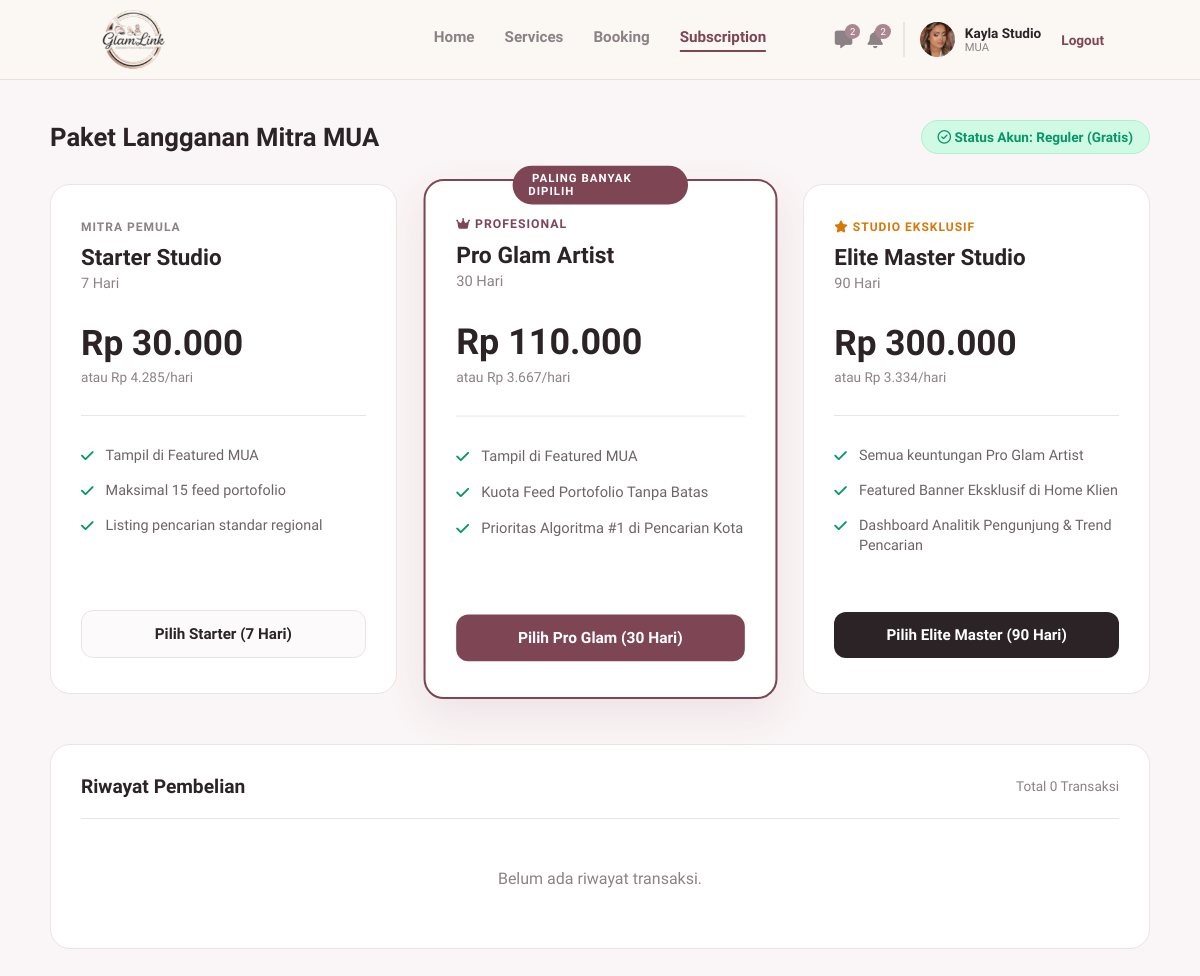
/mua/subscription.php (signed in), run on an earlier commit of the app's database.
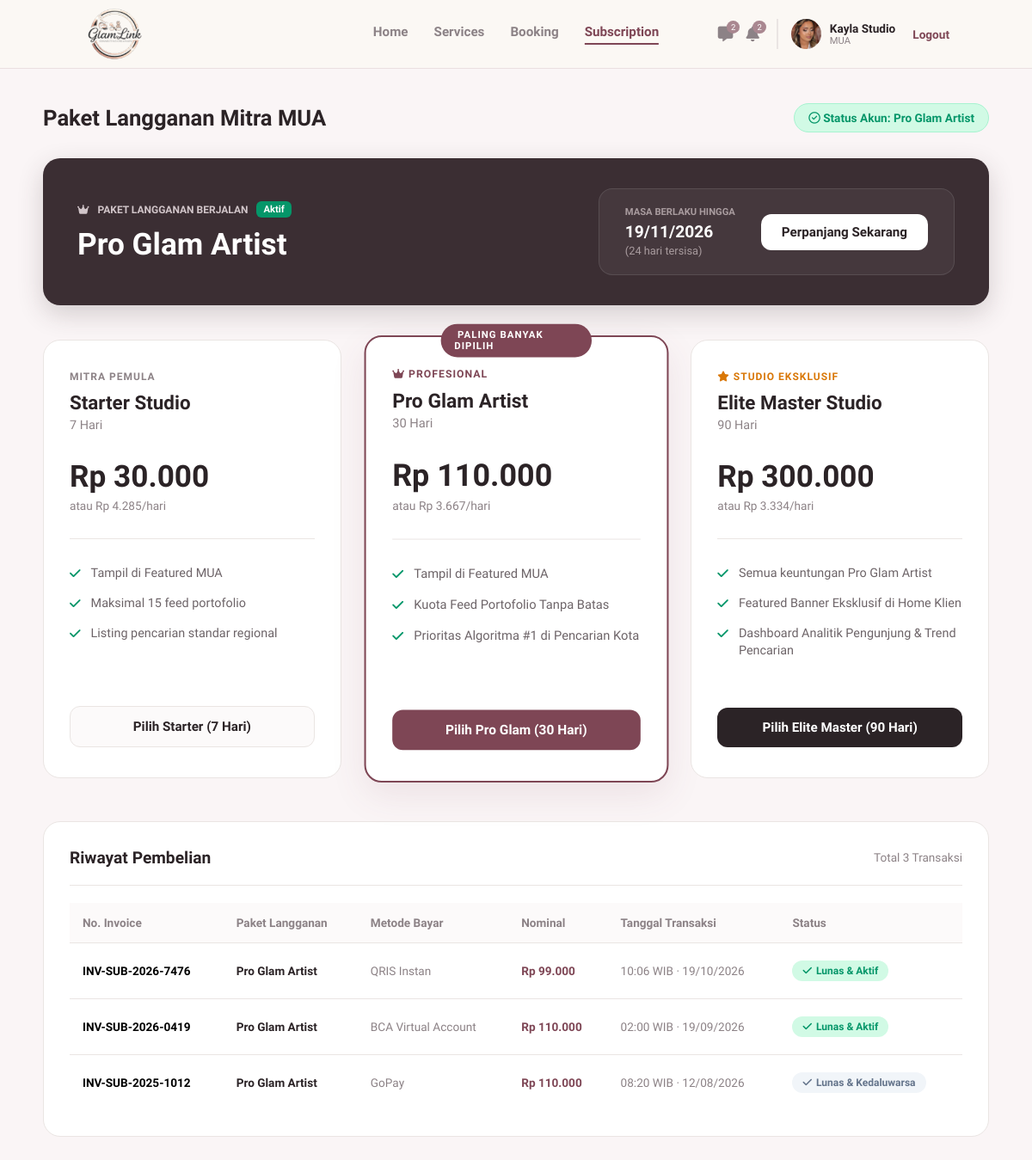
And on a later commit of the database.
### tables this page shows
CREATE TABLE `mua_subscriptions` (
  `id_transaksi` int(11) NOT NULL,
  `no_invoice` varchar(50) NOT NULL,
  `id_mua` int(11) NOT NULL,
  `id_paket` int(11) NOT NULL,
  `metode_bayar` varchar(50) NOT NULL,
  `nominal_bayar` int(11) NOT NULL,
  `tanggal_transaksi` timestamp NOT NULL DEFAULT current_timestamp(),
  `tanggal_berakhir` date NOT NULL,
  `status` enum('aktif','kedaluwarsa','menunggu') NOT NULL DEFAULT 'aktif'
);

CREATE TABLE `subscription_packages` (
  `id_paket` int(11) NOT NULL,
  `nama_paket` varchar(100) NOT NULL,
  `durasi_hari` int(11) NOT NULL,
  `harga` int(11) NOT NULL
);

### mua/subscription.php (the view, shortened to what the changed rows need)
<?php
require '../koneksi.php';
$id_mua = $_SESSION['id_user'];
$q_aktif = mysqli_query($koneksi, "
    SELECT ms.*, sp.nama_paket
    FROM mua_subscriptions ms
    JOIN subscription_packages sp ON ms.id_paket = sp.id_paket
    WHERE ms.id_mua = '$id_mua' AND ms.status = 'aktif' AND ms.tanggal_berakhir >= CURDATE()
    ORDER BY ms.tanggal_berakhir DESC LIMIT 1
");
$sub_aktif = mysqli_fetch_assoc($q_aktif);
$status_akun = "Reguler (Gratis)";
$paket_berjalan = null;
$sisa_hari = 0;
$tgl_berakhir = "-";
if ($sub_aktif) {
    $status_akun = $sub_aktif['nama_paket'];
    $paket_berjalan = $sub_aktif['nama_paket'];
    $tgl_berakhir = date('d/m/Y', strtotime($sub_aktif['tanggal_berakhir']));
    $date1 = new DateTime(date('Y-m-d'));
    $date2 = new DateTime($sub_aktif['tanggal_berakhir']);
    $sisa_hari = $date1->diff($date2)->days;
}
$q_riwayat = mysqli_query($koneksi, "
    SELECT ms.*, sp.nama_paket
    FROM mua_subscriptions ms
    JOIN subscription_packages sp ON ms.id_paket = sp.id_paket
    WHERE ms.id_mua = '$id_mua'
    ORDER BY ms.tanggal_transaksi DESC
");
$riwayat = [];
if($q_riwayat) {
    while ($row = mysqli_fetch_assoc($q_riwayat)) {
        $riwayat[] = $row;
    }
}
?>
<!DOCTYPE html>
<html lang="id">
<head>
    <link rel="stylesheet" href="https://cdnjs.cloudflare.com/ajax/libs/font-awesome/6.4.0/css/all.min.css">
    <link rel="stylesheet" href="../assets/css/navbar.css">
    <link rel="stylesheet" href="../assets/css/mua_subscription.css">
</head>
<body>
    <main class="sub-main">
        <div class="page-header">
            <h2>Paket Langganan Mitra MUA</h2>
            <div class="status-badge-top"><i class="fa-regular fa-circle-check"></i> Status Akun: <?php echo $status_akun; ?></div>
        </div>
        <?php if ($paket_berjalan): ?>
        <div class="active-sub-banner">
            <div class="asb-left">
                <div class="asb-label"><i class="fa-solid fa-crown"></i> PAKET LANGGANAN BERJALAN <span class="badge-aktif">Aktif</span></div>
                <h3><?php echo $paket_berjalan; ?></h3>
            </div>
            <div class="asb-right">
                <div class="asb-expiry">
                    <span class="exp-label">MASA BERLAKU HINGGA</span>
                    <span class="exp-date"><?php echo $tgl_berakhir; ?></span>
                    <span class="exp-days">(<?php echo $sisa_hari; ?> hari tersisa)</span>
                </div>
                <a href="subscription_pay.php" class="btn-perpanjang">Perpanjang Sekarang</a>
            </div>
        </div>
        <?php endif; ?>
        <div class="pricing-grid">
            <div class="pricing-card">
                <div class="pc-price">
                    <h2>Rp 30.000</h2>
                </div>
            </div>
            <div class="pricing-card popular">
                <div class="pc-price text-maroon">
                    <h2>Rp 110.000</h2>
                </div>
            </div>
            <div class="pricing-card">
                <div class="pc-price">
                    <h2>Rp 300.000</h2>
                </div>
            </div>
        </div>
        <div class="history-section">
            <div class="hs-header">
                <h3>Riwayat Pembelian</h3>
                <span>Total <?php echo count($riwayat); ?> Transaksi</span>
            </div>
            <?php if(count($riwayat) > 0): ?>
            <div class="table-responsive">
                <table class="history-table">
                    <thead>
                        <tr>
                            <th>No. Invoice</th>
                            <th>Paket Langganan</th>
                            <th>Metode Bayar</th>
                            <th>Nominal</th>
                            <th>Tanggal Transaksi</th>
                            <th>Status</th>
                        </tr>
                    </thead>
                    <tbody>
                        <?php foreach($riwayat as $r): ?>
                        <tr>
                            <td style="font-weight:600; font-size:0.85rem;"><?php echo htmlspecialchars($r['no_invoice']); ?></td>
                            <td style="font-weight:600; color:#2b2326; font-size:0.85rem;"><?php echo htmlspecialchars($r['nama_paket']); ?></td>
                            <td style="color:#8c8286; font-size:0.85rem;"><?php echo htmlspecialchars($r['metode_bayar']); ?></td>
                            <td style="color:#7E4655; font-weight:600; font-size:0.85rem;">Rp <?php echo number_format($r['nominal_bayar'], 0, ',', '.'); ?></td>
                            <td style="color:#8c8286; font-size:0.85rem;"><?php echo date('H:i \W\I\B \· d/m/Y', strtotime($r['tanggal_transaksi'])); ?></td>
                            <td>
                                <?php if($r['status'] == 'aktif'): ?>
                                    <span class="badge-status aktif"><i class="fa-solid fa-check"></i> Lunas & Aktif</span>
                                <?php else: ?>
                                    <span class="badge-status exp"><i class="fa-solid fa-check"></i> Lunas & Kedaluwarsa</span>
                                <?php endif; ?>
                            </td>
                        </tr>
                        <?php endforeach; ?>
                    </tbody>
                </table>
            </div>
            <?php else: ?>
                <div style="padding: 30px; text-align: center; color: #8c8286;">Belum ada riwayat transaksi.</div>
            <?php endif; ?>
        </div>
    </main>
</body>
</html>

What changed in the data, as far as the page shows it:
added mua_subscriptions: id_paket.nama_paket "Pro Glam Artist", tanggal_berakhir "19/11/2026", tanggal_berakhir "24", no_invoice "INV-SUB-2026-7476", metode_bayar "QRIS Instan", nominal_bayar "99.000", tanggal_transaksi "10:06 WIB · 19/10/2026", status "aktif" (drawn)
added mua_subscriptions: no_invoice "INV-SUB-2026-0419", id_paket.nama_paket "Pro Glam Artist", metode_bayar "BCA Virtual Account", nominal_bayar "110.000", tanggal_transaksi "02:00 WIB · 19/09/2026", status "aktif" (drawn)
added mua_subscriptions: no_invoice "INV-SUB-2025-1012", id_paket.nama_paket "Pro Glam Artist", metode_bayar "GoPay", nominal_bayar "110.000", tanggal_transaksi "08:20 WIB · 12/08/2026", status "kedaluwarsa" (drawn)
Also different on the page:
count($riwayat): "0" → "3"
$status_akun: "Reguler (Gratis)" → (not shown)
text no longer shown: "Belum ada riwayat transaksi."
text now shown: "PAKET LANGGANAN BERJALAN Aktif MASA BERLAKU HINGGA ( hari tersisa) Perpanjang Sekarang No. Invoice Paket Langganan Metode Bayar Nominal Tanggal Transaksi Status"
